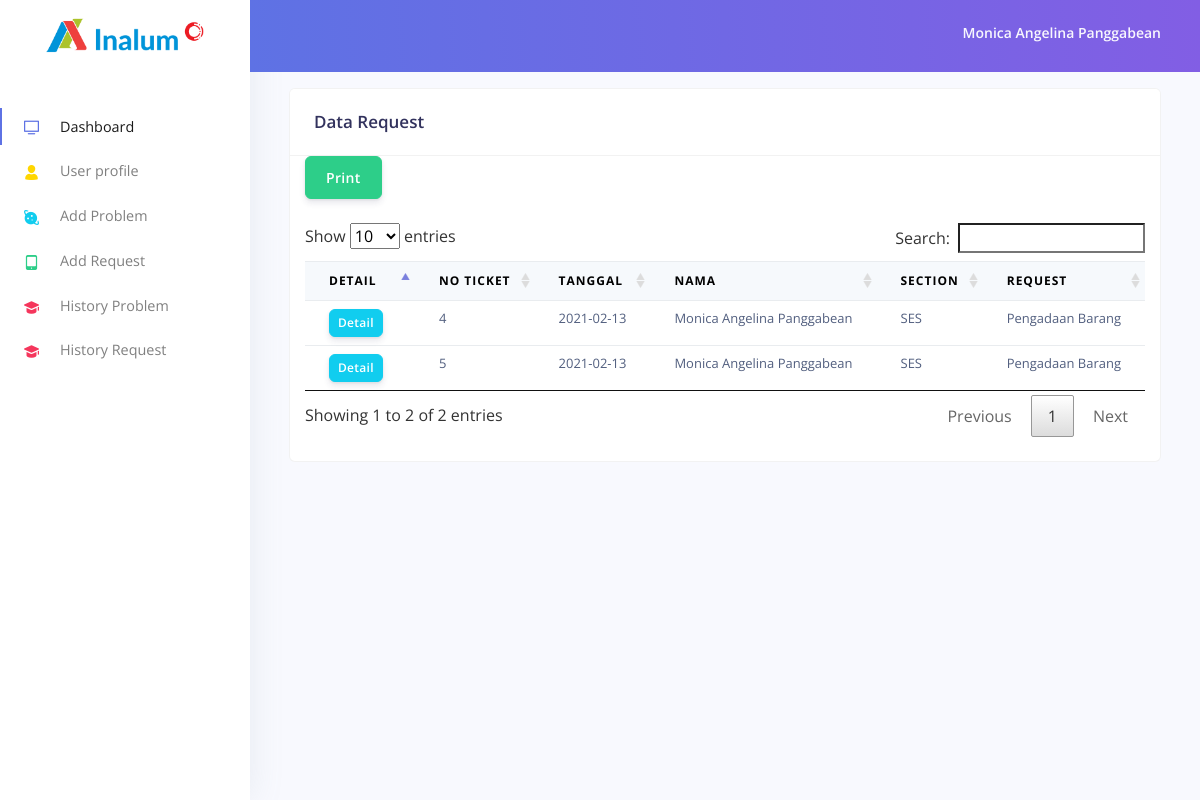
Screenshot of /staff/index.php?p=history_request (signed in) with the database file from the repository.
### tables this page shows
CREATE TABLE `tb_user` (
  `id_user` int(11) NOT NULL,
  `password` varchar(255) NOT NULL,
  `nama` varchar(50) NOT NULL,
  `email` varchar(50) NOT NULL,
  `level` varchar(10) NOT NULL,
  `id_section` int(11) NOT NULL
);

CREATE TABLE `tb_request` (
  `no_ticket` int(11) NOT NULL,
  `tgl_req` date NOT NULL,
  `id_user` int(11) NOT NULL,
  `id_section` int(11) NOT NULL,
  `id_request` int(11) NOT NULL,
  `id_item` int(11) NOT NULL,
  `description` text NOT NULL,
  `attachment` text NOT NULL,
  `email` varchar(50) NOT NULL,
  `v_key` text NOT NULL,
  `status` int(11) NOT NULL
);

CREATE TABLE `tb_section` (
  `id_section` int(11) NOT NULL,
  `section` varchar(5) NOT NULL
);

CREATE TABLE `tb_kind_req` (
  `id_request` int(11) NOT NULL,
  `name_request` text NOT NULL,
  `type_request` text NOT NULL
);

### staff/page/history_request.php (the view, shortened to what this page needs)
<div class="card">
  <div class="card-header"><h3 class="mb-0">Data Request</h3></div>
  <div class="container">
    <a class="btn btn-md btn-success" href="report_request.php" target="_blank">Print</a>
    <div class="table-responsive py-4">
      <table class="table table-flush" id="data-request">
        <thead class="thead-light">
            <tr>
                <th>Detail</th>
                <th>No Ticket</th>
                <th>Tanggal</th>
                <th>Nama</th>
                <th>Section</th>
                <th>Request</th>
            </tr>
        </thead>
        <tbody>
        <?php
            $id_section = $_SESSION['id_section'];
            $sql = "SELECT * FROM tb_request
                    INNER JOIN tb_user ON tb_request.id_user = tb_user.id_user
                    INNER JOIN tb_section ON tb_user.id_section = tb_section.id_section
                    INNER JOIN tb_kind_req ON tb_kind_req.id_request = tb_request.id_request
                    INNER JOIN tb_item ON tb_request.id_item = tb_item.id_item
                    WHERE tb_request.id_section = $id_section";
            $query = mysqli_query($link,$sql);
            while($hasil=mysqli_fetch_array($query)):
        ?>
          <tr>
            <td>
              <a href="#" type="button" class="btn btn-info btn-sm" data-toggle="modal" data-target="#myModal<?php echo $hasil['no_ticket']; ?>">Detail</a>
            </td>
            <td><?=$hasil['no_ticket'];?></td>
            <td><?=$hasil['tgl_req'];?></td>
            <td><?=$hasil['nama'];?></td>
            <td><?=$hasil['section'];?></td>
            <td><?=$hasil['name_request'];?></td>
          </tr>
            <?php endwhile; ?>
        </tbody>
    </table>
  </div>
  </div>
</div>

### staff/index.php (shortened to what this page needs)
<?php
    include '../includes/conn.php';
?>
<!DOCTYPE html>
<html lang="en">
<head>
  <link rel="stylesheet" href="../assets/nucleo/css/nucleo.css" type="text/css">
  <link rel="stylesheet" type="text/css" href="../assets/DataTables/datatables.min.css"/>
  <link rel="stylesheet" href="../assets/css/argon-dashboard.css?v=1.1.0" type="text/css">
  <link rel="stylesheet" href="../assets/css/all.css">
</head>
<body>
  <nav class="navbar navbar-vertical fixed-left navbar-expand-md navbar-light bg-white" id="sidenav-main">
    <div class="container-fluid">
      <a class="navbar-brand pt-0" href="#">
        <img src="../assets/img/icons/logo.png" class="navbar-brand-img">
      </a>
      <div class="collapse navbar-collapse" id="sidenav-collapse-main">
        <ul class="navbar-nav">
          <li class="nav-item  class=" active=" ">
          <a class=" nav-link active " href="?p=dashboard"> <i class="ni ni-tv-2 text-primary"></i> Dashboard
            </a>
          </li>
          <li class="nav-item">
            <a class="nav-link " href="?p=profile">
              <i class="ni ni-single-02 text-yellow"></i> User profile
            </a>
          </li>
          <li class="nav-item">
            <a class="nav-link" href="?p=problem">
              <i class="ni ni-planet text-info"></i>Add Problem
            </a>
          </li>
          <li class="nav-item">
            <a class="nav-link" href="?p=request">
              <i class="ni ni-mobile-button text-success "></i>Add Request
            </a>
          </li>
        </ul>
        <ul class="navbar-nav mb-md-3">
          <li class="nav-item">
            <a class="nav-link " href="?p=history_problem">
              <i class="ni ni-hat-3 text-red"></i> History Problem
            </a>
          </li>
          <li class="nav-item">
            <a class="nav-link " href="?p=history_request">
              <i class="ni ni-hat-3 text-red"></i> History Request
            </a>
          </li>
        </ul>
      </div>
    </div>
  </nav>
  <div class="main-content">
    <nav class="navbar navbar-top navbar-expand-md navbar-dark" id="navbar-main">
      <div class="container-fluid">
        <?php
            $email = $_SESSION['email'];
            $query = mysqli_query($link,"SELECT * FROM tb_user WHERE email = '$email' ");
            while($hasil=mysqli_fetch_array($query)) :
        ?>
        <ul class="navbar-nav align-items-center d-none d-md-flex ml-auto">
          <li class="nav-item dropdown">
            <a class="nav-link pr-0" href="#" role="button" data-toggle="dropdown">
              <div class="media align-items-center">
                <div class="media-body ml-2 d-none d-lg-block">
                  <span class="mb-0 text-sm  font-weight-bold"><?php echo $hasil['nama']; ?></span>
                </div>
              </div>
            </a>
            <?php endwhile ?>
          </li>
        </ul>
      </div>
    </nav>
    <div class="header bg-gradient-primary pb-4 pt-md-5"></div>
    <div class="container-fluid mt-3">
      <div class="row mt-3">
        <div class="col-md-12 mb-5 mb-xl-0">
                  <?php
                  include 'include/controller-page.php';
                  ?>
        </div>
      </div>
    </div>
  </div>
</body>
</html>

### staff/include/controller-page.php (shortened to what this page needs)
<?php
	include '../includes/conn.php';
	$dir = 'page/';
	if (isset($_GET['p'])) {
		$page = $_GET['p'];
		switch ($page) {
			case 'history_request':
				include $dir.'history_request.php';
				break;
		}
	} else {
		include $dir.'dashboard.php';
	}
?>

### assets/nucleo/css/nucleo.css (style rules this page uses)
.ni { display: inline-block; font: normal normal normal 14px/1 NucleoIcons; font-size: inherit; text-rendering: auto; -webkit-font-smoothing: antialiased; -moz-osx-font-smoothing: grayscale; }
.ni-hat-3::before { content: "\ea37"; }
.ni-mobile-button::before { content: "\ea40"; }
.ni-planet::before { content: "\ea47"; }
.ni-single-02::before { content: "\ea4e"; }
.ni-tv-2::before { content: "\ea59"; }

### rows the page displays
tb_user: nama "Monica Angelina Panggabean"
tb_request: no_ticket "4", tgl_req "2021-02-13", id_user.nama "Monica Angelina Panggabean", id_section.section "SES", id_request.name_request "Pengadaan Barang"
tb_request: no_ticket "5", tgl_req "2021-02-13", id_user.nama "Monica Angelina Panggabean", id_section.section "SES", id_request.name_request "Pengadaan Barang"
